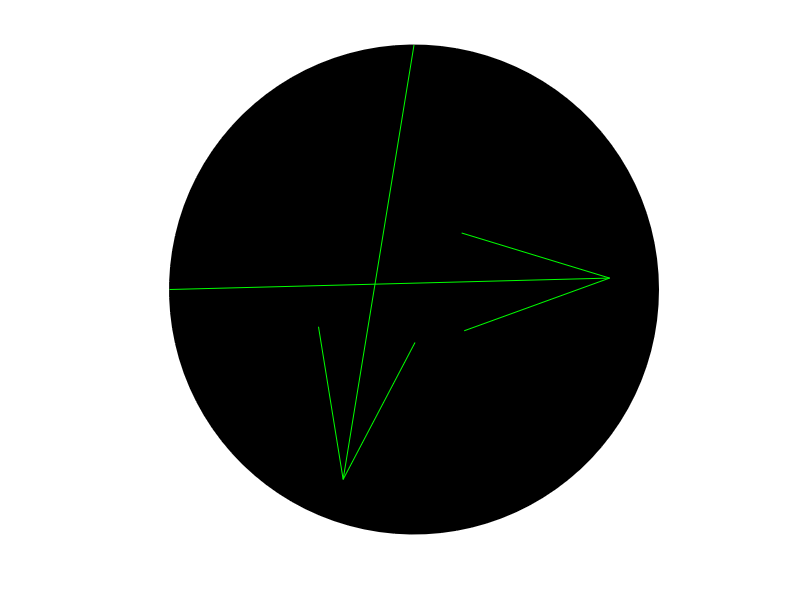

The MATLAB source for this figure: (Note: this script raises an error after producing the figure.)
%% TEST file to visualize vectors after running experiment
clc;

Rz = @(q)[cosd(q),-sind(q);sind(q),cosd(q)];

figure();
set(gca,'XColor','none','YColor','none')
set(gcf,'Color','w')
hold on

%% Lines
v1 = [1; 0.026];


v2 = [-0.161; -0.987];



%% Draw Circle Payload
circ = linspace(0, 2*pi);
diam = 172;
circX = diam/2*cos(circ);
circY = diam/2*sin(circ);

patch(circX, circY, 'k')
axis equal

CoM = [];

for col=1:size(v1,2)
    %% Draw first Arrow
    quiver(-86, 0, diam*v1(1,col), diam*v1(2,col),'g')
    axis equal
    
    %% Draw second Arrow - SIGN FLIPPED SINCE IT IS 180 DEGREES ROTATED
    % quiver(86, 0, -diam*finalMeasurement_360(1), -diam*finalMeasurement_360(2))
    
    % ACTUALLY NOW trying from 90 degrees... no need to flip signs or rotate
    quiver(0, 86, diam*v2(1,col), diam*v2(2,col),'g')
    axis equal
    
    
    %% Plot and Compute Interesection
    CoM = getIntersection(diam, v1(:,col), v2(:,col));
    plot(CoM(1),CoM(2),'o','MarkerFaceColor','c','MarkerEdgeColor','w','MarkerSize',9)
    disp(CoM)
end


%% Plot ACTUAL CoM
% actualCoM = [0; 0];
% actualCoM = 1000*[.02268; -.01512];
% actualCoM = 1000*[.0189; .0189];
actualCoM = 1000*[-0.01512; 0.00756];
% actualCoM = 1000*[-0.01134; -0.01701];

plot(actualCoM(1),actualCoM(2),'pentagram','MarkerFaceColor','r','MarkerSize',18)

legend('','LoA Estimate','','CoM Estimate','Actual CoM')
